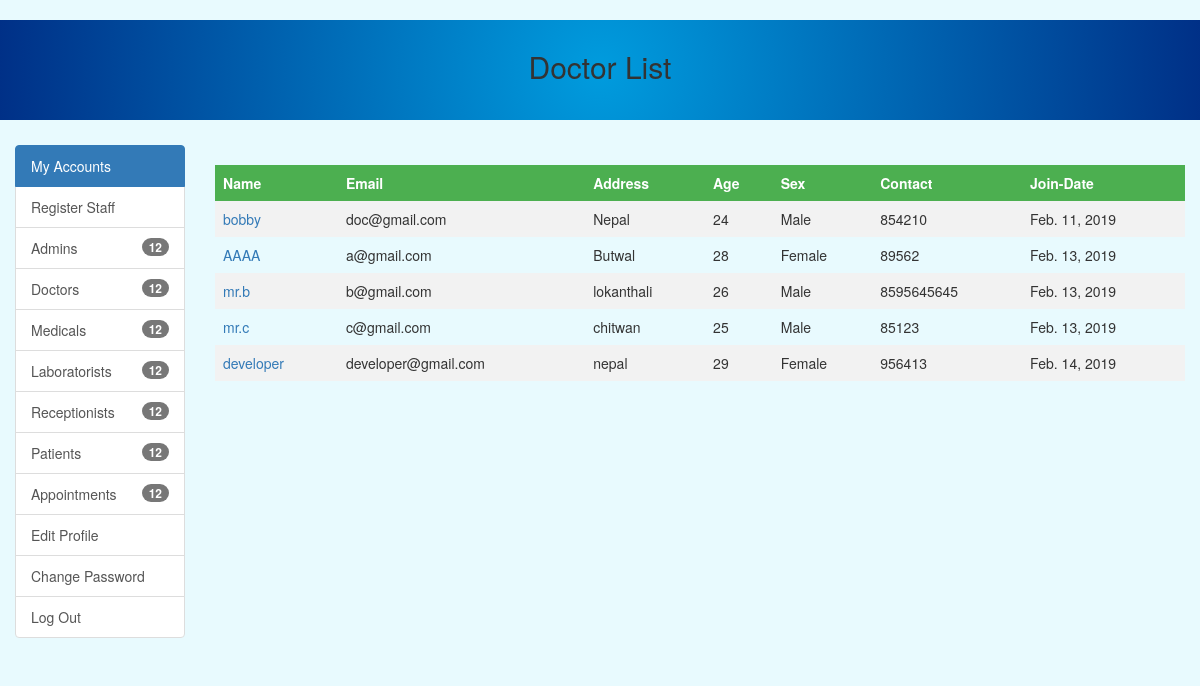
Page /doctor_list/ (signed in) on the committed database.
### account/models.py (models this page shows, shortened)
class Doctor(models.Model):
    address=models.CharField(max_length=150)
    age=models.IntegerField(blank=True,default=11)
    sex_category=(('Male','Male'),('Female','Female'),('Others','Others'),)
    sex=models.CharField(max_length=50,choices=sex_category,default="Male")
    contact=models.CharField(max_length=20)
    image=models.ImageField(upload_to = 'photo/',blank=True,null=True)
    degree=models.CharField(max_length=20,blank=True,null=True)
    specialist=models.CharField(max_length=20,blank=True,null=True)
    user  = models.OneToOneField(UserProfile)

class UserProfile(AbstractBaseUser):
    name=models.CharField(max_length=255,validators=[RegexValidator(regex=USERNAME_REGEX,message='Username must be Alphanumeric or contain any of the following:". @ + -" ',code='invalid_username')])
    email=models.EmailField(verbose_name='email address',max_length=255,unique=True)
    is_active=models.BooleanField(default=True)
    is_staff=models.BooleanField(default=False)
    is_doctor=models.BooleanField(default=False)
    is_admin=models.BooleanField(default=False)
    is_lab=models.BooleanField(default=False)
    is_receptionist=models.BooleanField(default=False)
    is_cashier=models.BooleanField(default=False)
    is_medical=models.BooleanField(default=False)
    is_superadmin=models.BooleanField(default=False)
    join_date=models.DateField(default=timezone.now)
    objects=UserProfileManager()
    USERNAME_FIELD='email'
    REQUIRED_FIELDS=['name']

### account/views.py (the view)
# urls.py: url(r'^doctor_list/',doctor_list,name='doctor_list'),
def doctor_list(request,*args,**kwargs):
    if (request.user.is_admin or request.user.is_superadmin and request.user.is_authenticated):
        doc=UserProfile.objects.filter(is_doctor=True)
        docs=Doctor.objects.all()
        context={
        "ab":zip(docs,doc)
        }
        return render(request,"doctor_list.html",context)
    else:
        return render (request,"cantaccess.html")

### templates/doctor_list.html (shortened to what this page needs)
{% extends 'master/master.html' %}
{% load staticfiles %}
{% block content %}
<div class="rectangle">
  <h2 class="text-center heading">Doctor List</h2>
</div>
<div class="container-fluid body-section">
  <div class="row">
    <div class="col-md-2 dashboard3s">
      <div class="list-group">
        <a href="{% url 'profile' %}" class="list-group-item active">
          My Accounts
        </a>
        <a href="{% url 'register' %}" class="list-group-item">
          Register Staff
        </a>
        <a href="{% url 'admin_list' %}" class="list-group-item">
          <span class="badge">12</span>
          Admins
        </a>
        <a href="{% url 'doctor_list' %}" class="list-group-item">
          <span class="badge">12</span>
          Doctors
        </a>
        <a href="{% url 'medical_list' %}" class="list-group-item">
          <span class="badge">12</span>
          Medicals
        </a>
        <a href="{% url 'lab_list' %}" class="list-group-item">
          <span class="badge">12</span>
          Laboratorists
        </a>
        <a href="{% url 'receptionist_list' %}" class="list-group-item">
          <span class="badge">12</span>
          Receptionists
        </a>
        <a href="{% url 'patient_list' %}" class="list-group-item">
          <span class="badge">12</span>
          Patients
        </a>
        <a href="{% url 'admin_appointment_list' %}" class="list-group-item">
          <span class="badge">12</span>
          Appointments
        </a>
        {% if not request.user.is_superadmin %}
				<a href="{% url 'updateadmin' %}" class="list-group-item">
					Edit  Profile
				</a>
				<a href="{% url 'updateadmin_pass' %}" class="list-group-item">
					Change Password
				</a>
				{% endif %}
        <a href="{% url 'logout' %}" class="list-group-item">
          Log Out
        </a>
      </div>
    </div>
    <div class='col-md-10'>
        <br>
        <table style="width:100%">
          <tr>
            <th>Name</th>
            <th>Email</th>
            <th>Address</th>
            <th>Age</th>
            <th>Sex</th>
            <th>Contact</th>
            <th>Join-Date</th>
          </tr>
          {% for x,y in ab %}
          <tr>
            <td><a href="{% url 'doctor_details' x.id %}">{{y.name}}</a></td>
            <td>{{y.email}}</td>
            <td>{{x.address}}</td>
            <td>{{x.age}}</td>
            <td>{{x.sex}}</td>
            <td>{{x.contact}}</td>
            <td>{{y.join_date}}</td>
          </tr>
          {% endfor %}
        </table>
      </div>
    </div>
  </div>
  {% endblock %}

### static/css/style.css (style rules this page uses)
.rectangle { height: 100px; background: radial-gradient(circle, #009cde, #003087); margin-bottom: 25px; }
.rectangle .heading { padding-top: 30px; }
body { background-color: #E8FAFE; }

### templates/doctor_list.html (style rules this page uses)
table { border-collapse: collapse; width: 100%; }
th, td { text-align: left; padding: 8px; }
tr:nth-child(even) { background-color: #f2f2f2 }
th { background-color: #4CAF50; color: white; }

### rows in the picture
Doctor: name "bobby", email "doc@gmail.com", address "Nepal", age "24", sex "Male", contact "854210", join_date "Feb. 11, 2019"
Doctor: name "AAAA", email "a@gmail.com", address "Butwal", age "28", sex "Female", contact "89562", join_date "Feb. 13, 2019"
Doctor: name "mr.b", email "b@gmail.com", address "lokanthali", age "26", sex "Male", contact "8595645645", join_date "Feb. 13, 2019"
Doctor: name "mr.c", email "c@gmail.com", address "chitwan", age "25", sex "Male", contact "85123", join_date "Feb. 13, 2019"
Doctor: name "developer", email "developer@gmail.com", address "nepal", age "29", sex "Female", contact "956413", join_date "Feb. 14, 2019"
